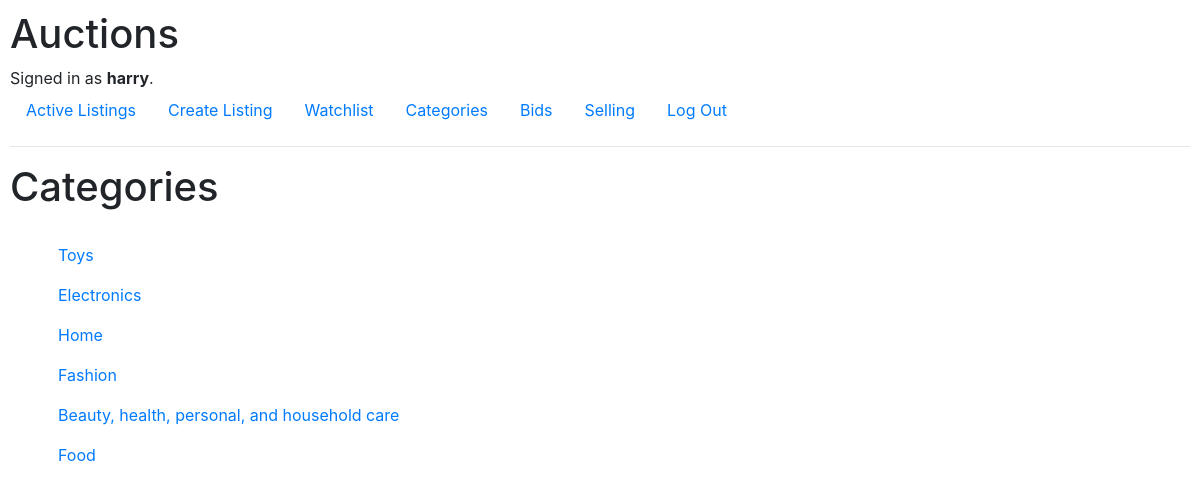
The page /categories (signed in) on the database its author committed.
### auctions/models.py (models this page shows)
class User(AbstractUser):
    pass

class Category(models.Model):
    category = models.CharField(max_length=64)
    def __str__(self):
        return f"{self.category}"

### auctions/views.py (the view)
# urls.py: path("categories", views.categories, name="categories"),
@login_required
def categories(request):
    return render(request, 'auctions/categories.html', {
        'categories' : Category.objects.all(),
        'watchlistCount' : Watchlist.objects.get(user = User.objects.get(pk=request.user.id)).listing.count()
    })

### auctions/templates/auctions/categories.html (shortened to what this page needs)
{% extends 'auctions/layout.html' %}
{% block body %}
    <div class="categoriesWrapper">
        <h1>Categories</h1>
        <ul>
            {% for category in categories %}
            <a href="{% url 'category' category.pk %}">
                <li>
                    {{ category }}
                </li>
            </a>
            {% endfor %}
        </ul>
    </div>
{% endblock %}

### auctions/templates/auctions/layout.html (shortened to what this page needs)
{% load static %}
<!DOCTYPE html>
<html lang="en">
    <head>
        <link rel="stylesheet" href="https://stackpath.bootstrapcdn.com/bootstrap/4.4.1/css/bootstrap.min.css">
        <link href="{% static 'auctions/styles.css' %}" rel="stylesheet">
    </head>
    <body>
        <h1>Auctions</h1>
        <div>
            {% if user.is_authenticated %}
                Signed in as <strong>{{ user.username }}</strong>.
            {% else %}
                Not signed in.
            {% endif %}
        </div>
        <ul class="nav">
            <li class="nav-item">
                <a class="nav-link" href="{% url 'index' %}">Active Listings</a>
            </li>
            {% if user.is_authenticated %}
                <li class="nav-item">
                    <a class="nav-link" href="{% url 'new' %}">Create Listing</a>
                </li>
                <li class="nav-item">
                    <a class="nav-link watchlistnav" href="{% url 'watchlist' %}">Watchlist
                    </a>
                </li>
                <li class="nav-item">
                    <a class="nav-link" href="{% url 'categories' %}">Categories</a>
                </li>
                <li class="nav-item">
                    <a class="nav-link" href="{% url 'bids' %}">Bids</a>
                </li>
                <li class="nav-item">
                    <a class="nav-link" href="{% url 'selling' %}">Selling</a>
                </li>
                <li class="nav-item">
                    <a class="nav-link" href="{% url 'logout' %}">Log Out</a>
                </li>
            {% endif %}
        </ul>
        <hr>
        {% block body %}
        {% endblock %}
    </body>
</html>

### auctions/static/auctions/styles.css (style rules this page uses)
* { padding: 0; margin: 0; box-sizing: border-box; text-decoration: none !important; }
body { padding: 10px; }
.categoriesWrapper ul { margin-top: 2rem; margin-left: 3rem; display: flex; flex-direction: column; gap: 1rem; list-style: none; }
.categoriesWrapper * { width: max-content; }

### rows shown on the page
User: username "harry"
Category: category "Toys"
Category: category "Electronics"
Category: category "Home"
Category: category "Fashion"
Category: category "Beauty, health, personal, and household care"
Category: category "Food"
